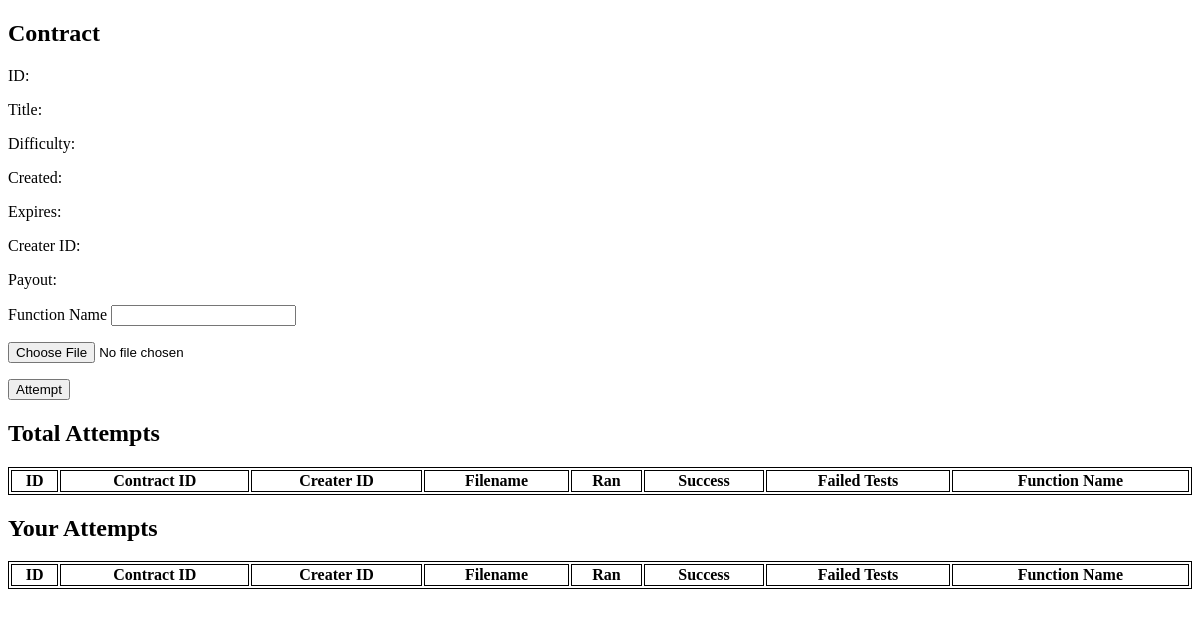
The page /table/11 on the database as committed earlier.
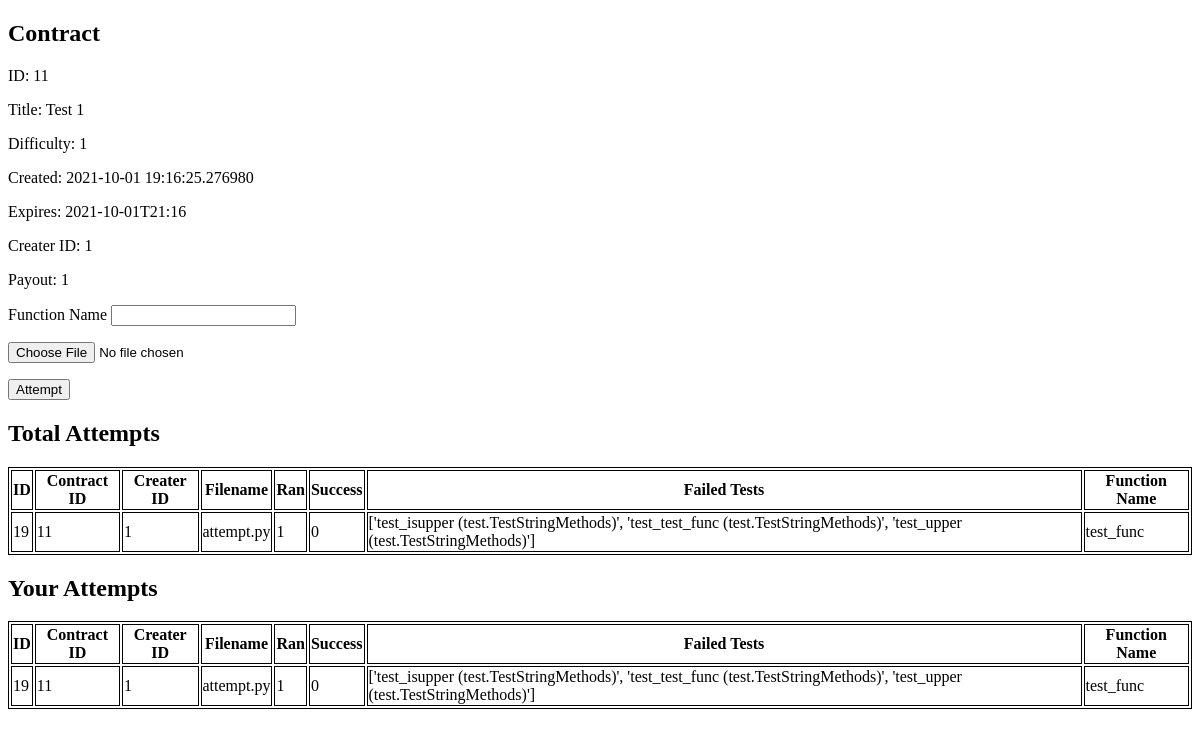
The same page on the database as committed later.
### tables this page shows
CREATE TABLE contracts (
    id INTEGER PRIMARY KEY AUTOINCREMENT,
    title TEXT NOT NULL,
    descript TEXT,
    difficulty INTEGER NOT NULL,
    creation_date DATETIME NOT NULL,
    expiration_date DATETIME NOT NULL,
    creater_user_id INTEGER NOT NULL,
    payout INTEGER NOT NULL,
    test_filename TEXT NOT NULL
);

CREATE TABLE attempts (
    id INTEGER PRIMARY KEY AUTOINCREMENT,
    contract_id INTEGER NOT NULL,
    creater_user_id INTEGER NOT NULL,
    attempt_filename TEXT NOT NULL,
    ran BOOLEAN,
    success BOOLEAN,
    failed_tests TEXT,
    function_name TEXT NOT NULL
);

### flaskw/__init__.py (the view)
    @app.route('/table/<int:id>', methods=('GET', 'POST'))
    def viewContract(id):
        return form.show_contract_view(id, request)

### flaskw/db.py (called while the page is built)
def get_db():
    if 'db' not in g:
        g.db = sqlite3.connect(
            current_app.config['DATABASE'],
            detect_types=sqlite3.PARSE_DECLTYPES
        )
        g.db.row_factory = sqlite3.Row
    return g.db

def get_contract(id):
    db = get_db()
    return db.execute(
        'SELECT * from contracts WHERE id = ?', (id, )
    ).fetchone()

def get_contracts_attempts(contract_id):
    db = get_db()
    attempts = db.execute(
        'SELECT * FROM attempts WHERE contract_id = ?',
        (contract_id, )
    )
    ret = list()
    for attempt in attempts:
        ret.append(list(attempt))
    return ret

### flaskw/form.py (called while the page is built, shortened)
def show_contract_view(contract_id, request):
    return render_template('contractView.html',
                           contract=db.get_contract(contract_id),
                           attempts=db.get_contracts_attempts(contract_id))

### flaskw/templates/contractView.html (shortened to what this page needs)
<!DOCTYPE html>
<html>
<body>
<h2>Contract</h2>
<p>ID: {{ contract[0] }}</p>
<p>Title: {{ contract[1] }}</p>
<p>Difficulty: {{ contract[3] }}</p>
<p>Created: {{ contract[4] }}</p>
<p>Expires: {{ contract[5] }}</p>
<p>Creater ID: {{ contract[6] }}</p>
<p>Payout: {{ contract[7] }}</p>
<form method="post" enctype="multipart/form-data">
  <p>
    <label for="function_name">Function Name</label>
    <input name="function_name" id="function_name">
  </p>
  <p><input type="file" name="file"></p>
  <p><input type="submit" value="Attempt"></p>
</form>
<h2>Total Attempts</h2>
<table style="width:100%">
  <tr>
    <th>ID</th>
    <th>Contract ID</th>
    <th>Creater ID</th>
    <th>Filename</th>
    <th>Ran</th>
    <th>Success</th>
    <th>Failed Tests</th>
    <th>Function Name</th>
  </tr>
{% for attempt in attempts %}
  <tr>
    <td>{{ attempt[0] }}</td>
    <td>{{ attempt[1] }}</td>
    <td>{{ attempt[2] }}</td>
    <td>{{ attempt[3] }}</td>
    <td>{{ attempt[4] }}</td>
    <td>{{ attempt[5] }}</td>
    <td>{{ attempt[6] }}</td>
    <td>{{ attempt[7] }}</td>
  </tr>
{% endfor %}
</table>
<h2>Your Attempts</h2>
<table style="width:100%">
  <tr>
    <th>ID</th>
    <th>Contract ID</th>
    <th>Creater ID</th>
    <th>Filename</th>
    <th>Ran</th>
    <th>Success</th>
    <th>Failed Tests</th>
    <th>Function Name</th>
  </tr>
{% for attempt in attempts %}
  <tr>
    <td>{{ attempt[0] }}</td>
    <td>{{ attempt[1] }}</td>
    <td>{{ attempt[2] }}</td>
    <td>{{ attempt[3] }}</td>
    <td>{{ attempt[4] }}</td>
    <td>{{ attempt[5] }}</td>
    <td>{{ attempt[6] }}</td>
    <td>{{ attempt[7] }}</td>
  </tr>
{% endfor %}
</table>
</body>
</html>

### flaskw/templates/contractView.html (style rules this page uses)
table, th, td { border:1px solid black; }

Rows that differ between the two databases and show on the page:
added contracts: id "11", title "Test 1", difficulty "1", creation_date "2021-10-01 19:16:25.276980", expiration_date "2021-10-01T21:16", creater_user "1", payout "1"
added attempts: id "19", contract "11", creater_user "1", attempt_filename "attempt.py", ran "1", success "0", failed_tests "['test_isupper (test.TestStringMethods)', 'test_test_func (test.TestStringMethods)', 'test_upper (test.TestStringMethods)']", function_name "test_func"
